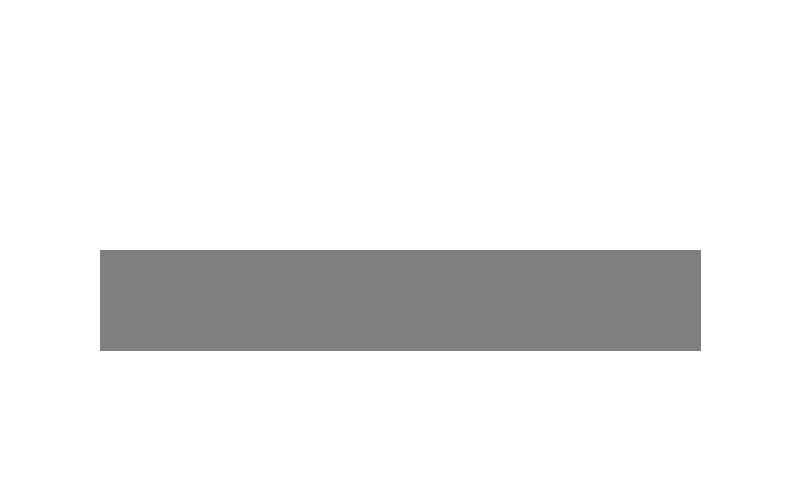
Frame 1 (no input)
Frame 60 (the mouse pressed at the canvas centre just before this capture): identical to frame 1, image omitted
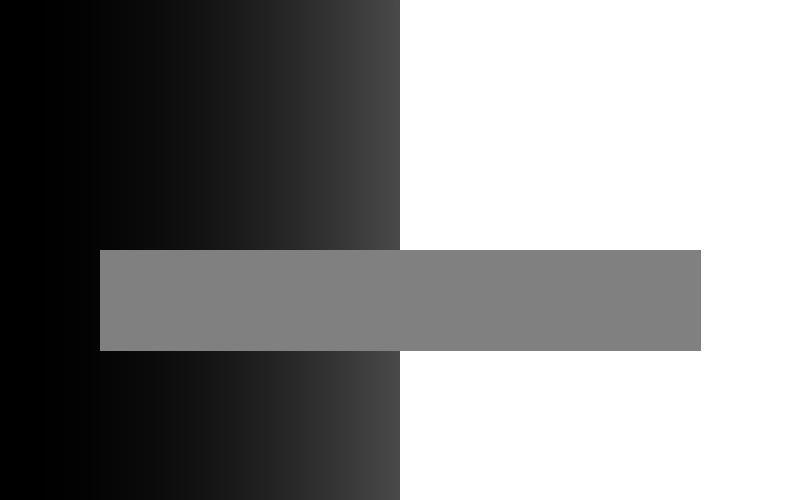
Frame 120 (the mouse held since frame 60 and released just before this capture)

The Processing sketch that drew these frames (run headless with seeded random() and noise(); from frame 60 on, the mouse is pressed at the canvas centre):

// Processing sketch: gray_bar
// ── gray_bar.pde
float[] coswave; 

void setup() {
  size(800, 500);
  background(255);
}

void draw() {
  paintBackground();
  fill(128,128,128);
  stroke(128,128,128);
  rect(100, height/2, 600,100);
 
}

void paintBackground() {
  
  coswave = new float[width];
  for (int i = 0; i < width; i++) {
    float amount = map(i, 0, width, 0, PI);
    coswave[i] = abs(cos(amount));
  }
  
  for(int i = 0; i < mouseX; i++){
    stroke(255 - coswave[i/2]*255);
    line(i, 0, i, height);
  }
  
  for(int i = mouseX; i < width; i++){
    stroke(255);
    line(i, 0, i, height);
  }
}
